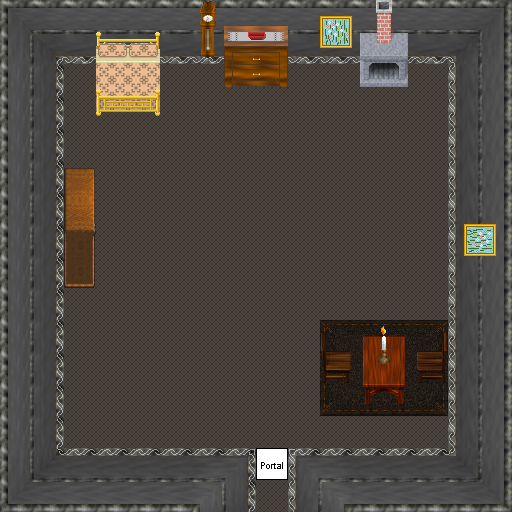

This is a level from a 2D game, rendered from its Tiled map with the project's own tilesets. A one-line summary and the map file follow, with tile-layer data summarised:
An orthogonal 16x16 tile map with 32x32 px tiles, 6 tile layers (0_floor, 1_terrain, 2_object, 3_roof, ...), 2 hidden layers not drawn, 14 tilesets.

<map version="1.2" tiledversion="1.3.0" orientation="orthogonal" renderorder="right-down" compressionlevel="0" width="16" height="16" tilewidth="32" tileheight="32" infinite="0" nextlayerid="9" nextobjectid="1">
 <tileset firstgid="1" name="logic/collision" tilewidth="32" tileheight="32" tilecount="1" columns="1">
  <image source="../../tileset/logic/collision.png" width="32" height="32" />
 </tileset>
 <tileset firstgid="2" name="int_grey" tilewidth="32" tileheight="32" tilecount="121" columns="11">
  <image source="../../tileset/building/wall/int_grey.png" width="352" height="352" />
 </tileset>
 <tileset firstgid="123" name="wooden_rustic" tilewidth="32" tileheight="32" tilecount="8" columns="4">
  <image source="../../tileset/furniture/chair/wooden_rustic.png" width="128" height="64" />
 </tileset>
 <tileset firstgid="131" name="wooden_trestle_vertical" tilewidth="32" tileheight="32" tilecount="6" columns="2">
  <image source="../../tileset/furniture/table/wooden_trestle_vertical.png" width="64" height="96" />
 </tileset>
 <tileset firstgid="137" name="floor_tiles" tilewidth="32" tileheight="32" tilecount="9" columns="3">
  <image source="../../tileset/ground/indoor/floor_tiles.png" width="96" height="96" />
 </tileset>
 <tileset firstgid="146" name="logic/portal" tilewidth="32" tileheight="32" tilecount="24" columns="8">
  <image source="../../tileset/logic/portal.png" width="256" height="96" />
 </tileset>
 <tileset firstgid="170" name="bb_peach" tilewidth="32" tileheight="32" tilecount="8" columns="2">
  <image source="../../tileset/furniture/bed/bb_peach.png" width="64" height="128" />
 </tileset>
 <tileset firstgid="178" name="brown_rug3" tilewidth="32" tileheight="32" tilecount="9" columns="3">
  <image source="../../tileset/furniture/carpet/brown_rug3.png" width="96" height="96" />
 </tileset>
 <tileset firstgid="187" name="wooden_clock" tilewidth="32" tileheight="32" tilecount="6" columns="1">
  <image source="../../tileset/furniture/clock/wooden_clock.png" width="32" height="192" />
 </tileset>
 <tileset firstgid="193" name="warmer_2" tilewidth="32" tileheight="32" tilecount="6" columns="2">
  <image source="../../tileset/furniture/kitchen/warmer_2.png" width="64" height="96" />
 </tileset>
 <tileset firstgid="199" name="lights_candle" tilewidth="32" tileheight="32" tilecount="36" columns="6">
  <image source="../../tileset/furniture/light/lights_candle.png" width="192" height="192" />
 </tileset>
 <tileset firstgid="235" name="drawer" tilewidth="32" tileheight="32" tilecount="6" columns="2">
  <image source="../../tileset/furniture/other/drawer.png" width="64" height="96" />
 </tileset>
 <tileset firstgid="241" name="picture/small_2" tilewidth="32" tileheight="32" tilecount="4" columns="2">
  <image source="../../tileset/furniture/picture/small_2.png" width="64" height="64" />
 </tileset>
 <tileset firstgid="245" name="wardrobe_lateral" tilewidth="32" tileheight="32" tilecount="8" columns="2">
  <image source="../../tileset/furniture/shelve/wardrobe_lateral.png" width="64" height="128" />
 </tileset>
 <layer id="1" name="0_floor" width="16" height="16">
  <data>[256 cells, 256 non-empty, 10 distinct tile ids]</data>
 </layer>
 <layer id="2" name="1_terrain" width="16" height="16">
  <data>[256 cells, 129 non-empty, 51 distinct tile ids]</data>
 </layer>
 <layer id="3" name="2_object" width="16" height="16">
  <data>[256 cells, 18 non-empty, 16 distinct tile ids]</data>
 </layer>
 <layer id="4" name="3_roof" width="16" height="16">
  <data>[256 cells, 5 non-empty, 5 distinct tile ids]</data>
 </layer>
 <layer id="5" name="4_roof_add" width="16" height="16">
  <data>[256 cells, 2 non-empty, 2 distinct tile ids]</data>
 </layer>
 <layer id="6" name="objects" width="16" height="16">
  <data>[256 cells, 1 non-empty, 1 distinct tile ids]</data>
 </layer>
 <layer id="7" name="collision" width="16" height="16" visible="0" opacity="0.24">
  <data>[256 cells, 122 non-empty, 1 distinct tile ids]</data>
 </layer>
 <layer id="8" name="protection" width="16" height="16" visible="0" opacity="0.2">
  <data>[256 cells, 0 non-empty, 0 distinct tile ids]</data>
 </layer>
</map>
